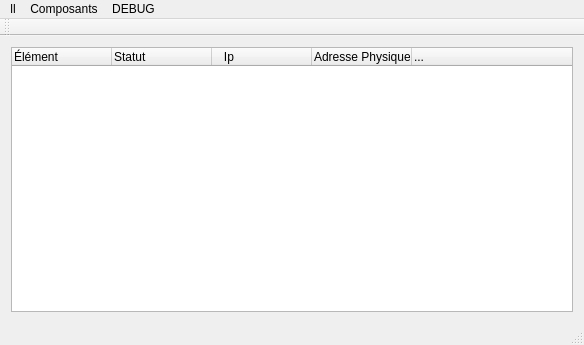
<?xml version="1.0" encoding="UTF-8"?>
<ui version="4.0">
 <class>MainWindow</class>
 <widget class="QMainWindow" name="MainWindow">
  <property name="geometry">
   <rect>
    <x>0</x>
    <y>0</y>
    <width>584</width>
    <height>345</height>
   </rect>
  </property>
  <property name="windowTitle">
   <string>MainWindow</string>
  </property>
  <property name="iconSize">
   <size>
    <width>48</width>
    <height>48</height>
   </size>
  </property>
  <property name="toolButtonStyle">
   <enum>Qt::ToolButtonIconOnly</enum>
  </property>
  <widget class="QWidget" name="centralWidget">
   <layout class="QVBoxLayout" name="verticalLayout">
    <item>
     <widget class="BTreeConnectedWidget" name="componentTreeView">
      <property name="editTriggers">
       <set>QAbstractItemView::AnyKeyPressed|QAbstractItemView::EditKeyPressed</set>
      </property>
      <column>
       <property name="text">
        <string>Élément</string>
       </property>
      </column>
      <column>
       <property name="text">
        <string>Statut</string>
       </property>
      </column>
      <column>
       <property name="text">
        <string>   Ip     </string>
       </property>
      </column>
      <column>
       <property name="text">
        <string>Adresse Physique</string>
       </property>
      </column>
      <column>
       <property name="text">
        <string>...</string>
       </property>
      </column>
     </widget>
    </item>
   </layout>
  </widget>
  <widget class="QMenuBar" name="menuBar">
   <property name="geometry">
    <rect>
     <x>0</x>
     <y>0</y>
     <width>584</width>
     <height>22</height>
    </rect>
   </property>
   <widget class="QMenu" name="menuComposants">
    <property name="title">
     <string>Composants</string>
    </property>
    <property name="icon">
     <iconset resource="resources.qrc">
      <normaloff>:/icons/component</normaloff>:/icons/component</iconset>
    </property>
    <addaction name="actionAddComponent"/>
    <addaction name="actionAddIp"/>
   </widget>
   <widget class="QMenu" name="menuDEBUG">
    <property name="title">
     <string>DEBUG</string>
    </property>
    <property name="icon">
     <iconset resource="resources.qrc">
      <normaloff>:/icons/BUG</normaloff>:/icons/BUG</iconset>
    </property>
    <addaction name="actionGenerer_QrCode"/>
    <addaction name="actionScanNetwork"/>
   </widget>
   <widget class="QMenu" name="menuSettings">
    <property name="title">
     <string>ll</string>
    </property>
    <property name="icon">
     <iconset resource="resources.qrc">
      <normaloff>:/icons/settings</normaloff>:/icons/settings</iconset>
    </property>
    <addaction name="actionWifi_local"/>
   </widget>
   <addaction name="menuSettings"/>
   <addaction name="menuComposants"/>
   <addaction name="menuDEBUG"/>
  </widget>
  <widget class="QToolBar" name="mainToolBar">
   <attribute name="toolBarArea">
    <enum>TopToolBarArea</enum>
   </attribute>
   <attribute name="toolBarBreak">
    <bool>false</bool>
   </attribute>
  </widget>
  <widget class="QStatusBar" name="statusBar"/>
  <action name="actionAddComponent">
   <property name="text">
    <string>Ajouter...</string>
   </property>
  </action>
  <action name="actionGenerer_QrCode">
   <property name="text">
    <string>Generer QrCode</string>
   </property>
  </action>
  <action name="actionWifi_local">
   <property name="text">
    <string>Wifi local</string>
   </property>
  </action>
  <action name="actionScanNetwork">
   <property name="text">
    <string>Scanner réseaux</string>
   </property>
  </action>
  <action name="actionAddIp">
   <property name="text">
    <string>Ajouter Ip...</string>
   </property>
  </action>
 </widget>
 <layoutdefault spacing="6" margin="11"/>
 <customwidgets>
  <customwidget>
   <class>BTreeConnectedWidget</class>
   <extends>QTreeWidget</extends>
   <header>btreeconnectedwidget.h</header>
  </customwidget>
 </customwidgets>
 <resources>
  <include location="resources.qrc"/>
 </resources>
 <connections/>
</ui>
